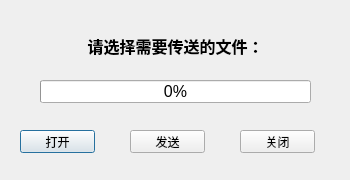
<?xml version="1.0" encoding="UTF-8"?>
<ui version="4.0">
 <class>TcpServer</class>
 <widget class="QDialog" name="TcpServer">
  <property name="geometry">
   <rect>
    <x>0</x>
    <y>0</y>
    <width>350</width>
    <height>180</height>
   </rect>
  </property>
  <property name="windowTitle">
   <string>发送端</string>
  </property>
  <widget class="QLabel" name="serverStatusLabel">
   <property name="geometry">
    <rect>
     <x>10</x>
     <y>10</y>
     <width>331</width>
     <height>71</height>
    </rect>
   </property>
   <property name="font">
    <font>
     <family>宋体</family>
     <pointsize>12</pointsize>
     <weight>75</weight>
     <bold>true</bold>
    </font>
   </property>
   <property name="text">
    <string>请选择需要传送的文件：</string>
   </property>
   <property name="alignment">
    <set>Qt::AlignCenter</set>
   </property>
  </widget>
  <widget class="QProgressBar" name="progressBar">
   <property name="geometry">
    <rect>
     <x>40</x>
     <y>80</y>
     <width>271</width>
     <height>23</height>
    </rect>
   </property>
   <property name="font">
    <font>
     <pointsize>12</pointsize>
    </font>
   </property>
   <property name="value">
    <number>0</number>
   </property>
  </widget>
  <widget class="QPushButton" name="serverOpenBtn">
   <property name="geometry">
    <rect>
     <x>20</x>
     <y>130</y>
     <width>75</width>
     <height>23</height>
    </rect>
   </property>
   <property name="text">
    <string>打开</string>
   </property>
  </widget>
  <widget class="QPushButton" name="serverSendBtn">
   <property name="geometry">
    <rect>
     <x>130</x>
     <y>130</y>
     <width>75</width>
     <height>23</height>
    </rect>
   </property>
   <property name="text">
    <string>发送</string>
   </property>
  </widget>
  <widget class="QPushButton" name="serverCloseBtn">
   <property name="geometry">
    <rect>
     <x>240</x>
     <y>130</y>
     <width>75</width>
     <height>23</height>
    </rect>
   </property>
   <property name="text">
    <string>关闭</string>
   </property>
  </widget>
 </widget>
 <resources/>
 <connections/>
</ui>
